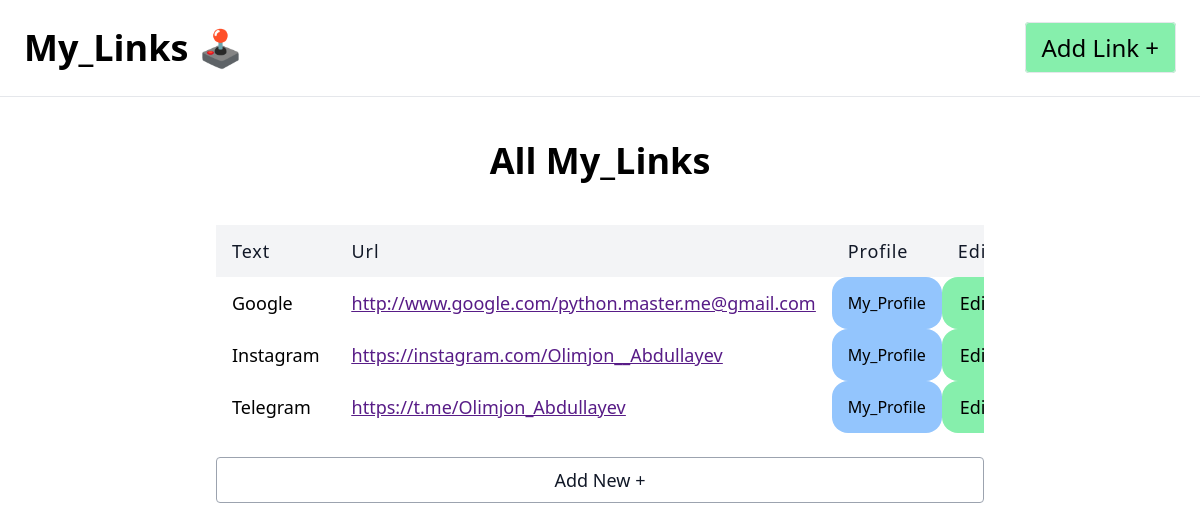
The page / on the database its author committed.
### application/models.py (models this page shows, shortened)
class Link(models.Model):
    text = models.CharField(max_length=100)
    url = models.URLField()
    profile = models.ForeignKey(Profile, on_delete=models.CASCADE, related_name='links')

class Profile(models.Model):
    BG_CHOICES=(
        ('blue', 'Blue'),
        ('green', 'Green'),
        ('yellow', 'Yellow'),
    )
    name = models.CharField(max_length=100)
    slug = models.SlugField(max_length=100)
    bg_color = models.CharField(max_length=50, choices=BG_CHOICES)

### application/views.py (the view)
# urls.py: path('', LinkListView.as_view(), name='link-list'),
class LinkListView(ListView):
    model = Link

### application/templates/application/link_list.html (shortened to what this page needs)
{% extends "application/_base.html" %}
{% block content %}
<div class="flex justify-center items-center w-full h-32 text-4xl font-bold"> All My_Links</div>
<div class="lg:w-3/4 text-center w-full mx-auto overflow-auto">
    <table class="table-auto w-full text-left whitespace-no-wrap">
        <thead>
            <tr>
                <th class="px-4 py-3 title-font tracking-wider font-medium text-gray-900 text-lg bg-gray-100 rounded-t1 rounded-b1"> Text</th>
                <th class="px-4 py-3 title-font tracking-wider font-medium text-gray-900 text-lg bg-gray-100">Url</th>
                <th class="px-4 py-3 title-font tracking-wider font-medium text-gray-900 text-lg bg-gray-100">Profile</th>
                <th class="px-4 py-3 title-font tracking-wider font-medium text-gray-900 text-lg bg-gray-100">Edit</th>
            </tr>
        </thead>
        <tbody>
            {% for link in object_list%}
            <tr>
                <td class="px-4 py-3 text-lg">{{link.text}}</td>
                <td class="px-4 py-3 text-lg underline text-purple-900">
                    <a href="{{link.url}}" target="_blank">
                        {{link.url}}
                    </a>
                </td>
                <td class="px-4 py-3 rounded-2xl bg-blue-300 text-center hover:bg-blue-400">
                    <a href=" {% url "profile" link.profile.slug %}">
                        {{link.profile.name}}
                </td>
                <td class="px-4 py-3 text-center  text-lg  rounded-2xl bg-green-300 hover:bg-green-400"> <a href="{% url 'link-update' link.id  %}">Edit</a></td>
            </tr>
            {% endfor %}
        </tbody>
    </table>
    <a href="{% url "link-create"  %}">
    <p class="mt-6 py-2 w-full border rounded border-gray-400 text-center text-lg text-gray-900 hover:bg-gray-300">Add New +  </p> </a>
</div>
{% endblock content %}

### application/templates/application/_base.html (shortened to what this page needs)
<!doctype html>
<html>
<head>
  <script src="https://cdn.tailwindcss.com"></script>
</head>
<body>
    <header>
    <div class="flex justify-between items-center w-full h-24 text-black text-2xl p-6">
        <div>
            <a href="{% url "link-list"  %}">
            <h1 class="text-4xl font-bold"> My_Links &#128377<h1> </a> </div>
        <div>
            <a href="{% url "link-create" %}" class="border rounded px-4 py-2 bg-green-300 hover:bg-green-400">Add Link +</a>
        </div>
    </div>
    <hr>
</header>
<div class="container mx-auto ">
    <div class="mx-auto ">
         {% block content%}
         {% endblock content%}
    </div>
</div>
</body>
</html>

### rows shown on the page
Link: text "Google", url "http://www.google.com/python.master.me@gmail.com", profile.name "My_Profile"
Link: text "Instagram", url "https://instagram.com/Olimjon__Abdullayev", profile.name "My_Profile"
Link: text "Telegram", url "https://t.me/Olimjon_Abdullayev", profile.name "My_Profile"
